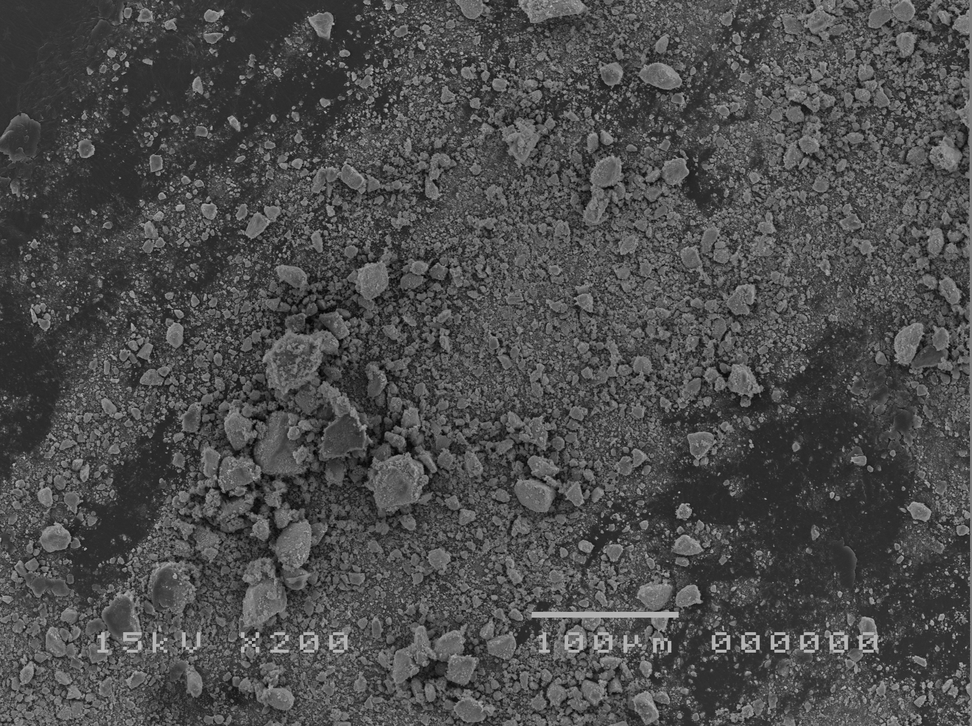
#> input picture image-GSD/sample.bmp, 972 x 726 px, shrunk from 2000 x 1494 before the run
$ python image-GSD.py
#> lines starting #> are read from the running program, lines starting #| are printed output that depends on the picture; after the words box and inside, x2 and y2 are one past the last pixel; in counts of white or black regions, pixels touching at a corner belong together
import os
import cv2
import numpy as np
import scipy.ndimage as ndimage
import pandas as pd
import matplotlib.pyplot as plt

file_path = input('Enter filepath : ')
#> the answer given: sample.bmp
# like... 'sample.bmp' or 'C:\Users\...\sample.bmp'
basename = os.path.splitext(os.path.basename(file_path))[0]

print('Reading...')
img = cv2.imread(file_path, 1)
#> img is the input picture: shape (726, 972, 3); min 0, max 199, mean 76.4
h, w, c = img.shape
#> h = 726; w = 972; c = 3
scale = 3
img_resize = cv2.resize(img, (w * scale, h * scale))

print('Processing...')
img_gray = cv2.cvtColor(img_resize, cv2.COLOR_BGR2GRAY)
img_blur = cv2.GaussianBlur(img_gray, (5, 5), 0)
r, dst = cv2.threshold(img_blur, 0, 255, cv2.THRESH_BINARY + cv2.THRESH_OTSU)
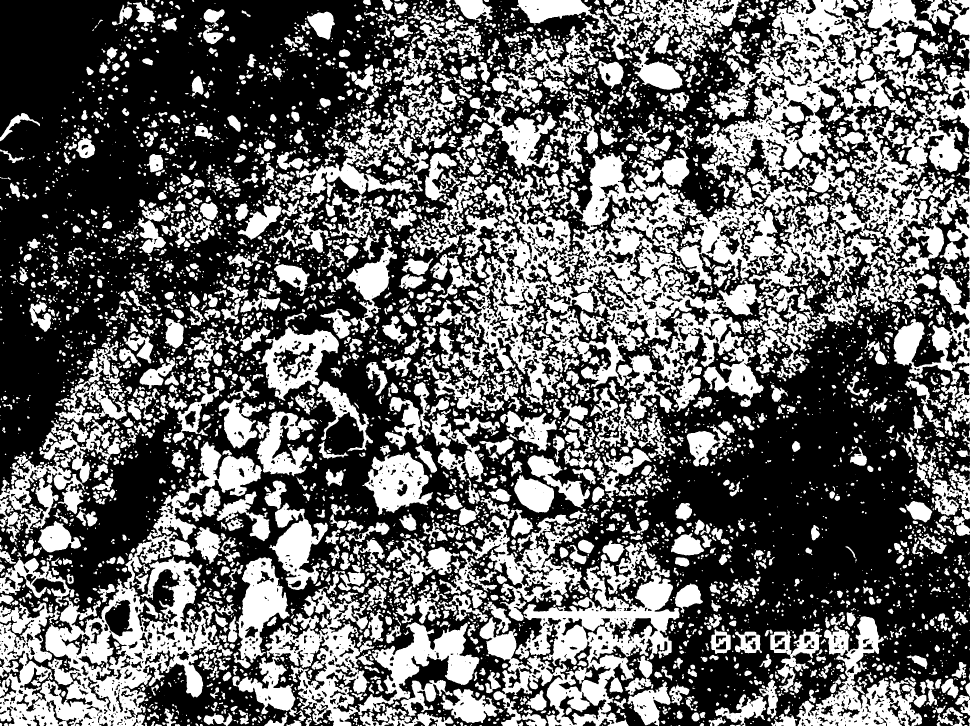
#> dst: shape (2178, 2916) (shown at 1/3 size); 40.5% white; 5866 white regions (2292 under 20 px), largest, box (x1, y1, x2, y2) and area: (1681, 0, 2916, 2178) 557534, (0, 1325, 787, 2178) 183880, (1439, 1627, 2039, 2178) 119219
#> r = 80
kernel = np.ones((3, 3), np.uint8)
dst = cv2.dilate(dst, kernel, iterations=1)
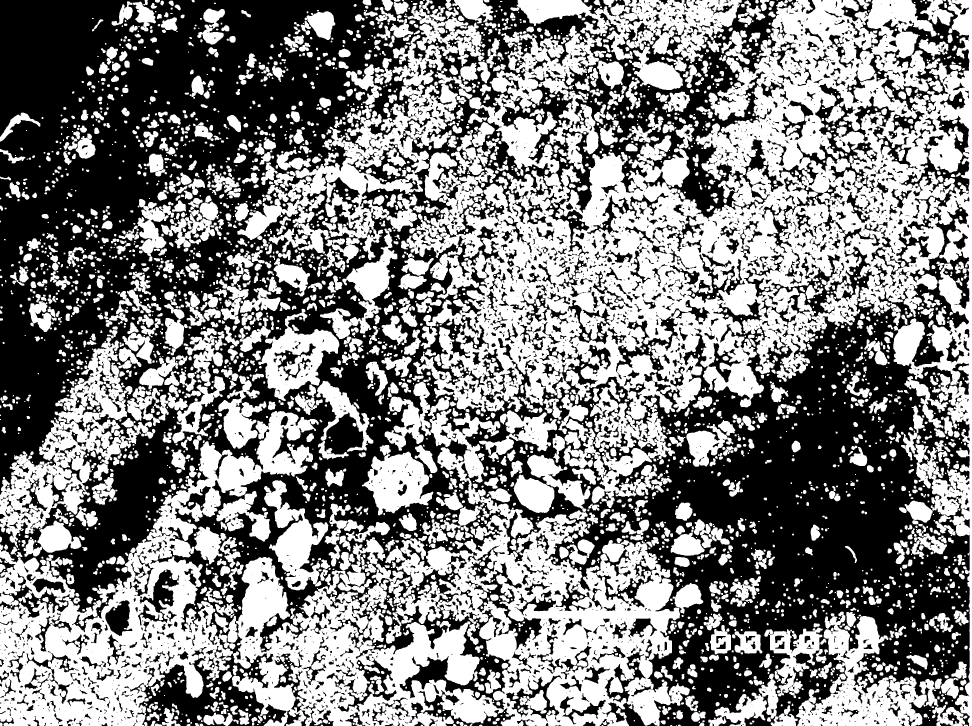
#> dst: shape (2178, 2916) (shown at 1/3 size); 50.8% white; 2968 black regions (1711 under 20 px)
cv2.imwrite(basename + '_thresholds.jpg', dst)

print('Detecting boundaries...')
contours, _ = cv2.findContours(dst.astype(
    np.uint8), cv2.RETR_TREE, cv2.CHAIN_APPROX_SIMPLE)
#> contours = 8097 contours, 3686 with area under 20; largest, box (x1, y1, x2, y2) and area: (1203, 0, 2916, 2178) 1261822, (644, 1145, 2069, 2178) 625586, (0, 1233, 956, 2178) 293424, (712, 3, 1451, 790) 135620, (0, 1012, 397, 1643) 94000
img_contour = cv2.drawContours(img_resize, contours, -1, (0, 0, 255), 1)
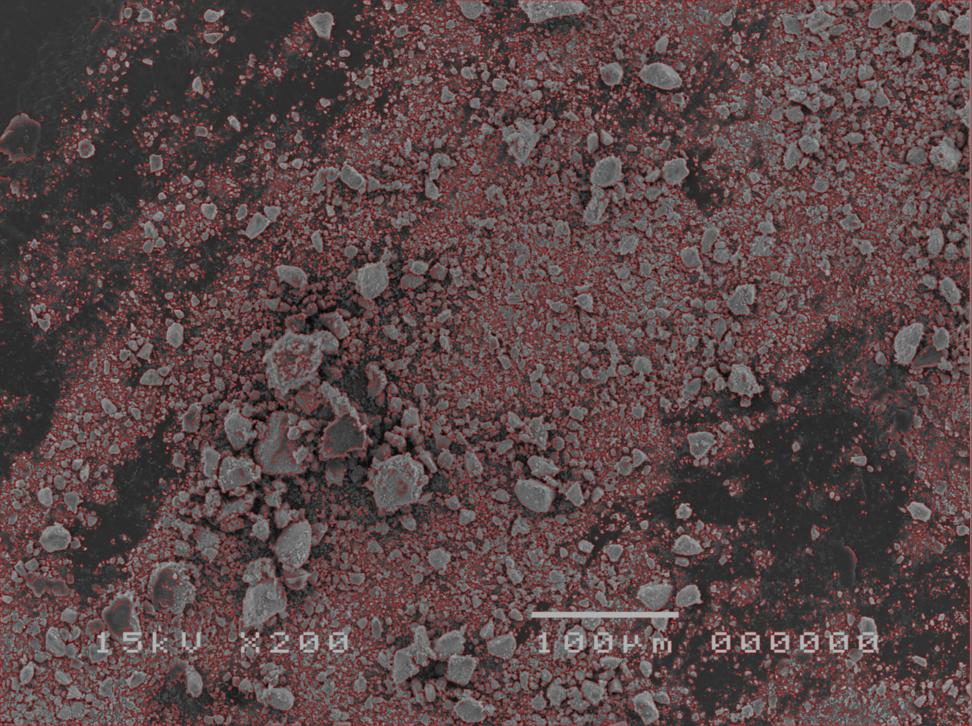
#> img_contour: shape (2178, 2916, 3) (shown at 1/3 size); mean B, G, R 71, 71, 89.6
cv2.imwrite(basename + '_counter.jpg', img_contour)

print('Calculating area...')
Areas = []
with open(basename + '_data.csv', 'w') as f:
    for i, contour in enumerate(contours):
        area = cv2.contourArea(contour)  # pixel
        Areas.append(area)
        M = cv2.moments(contour)
        cx = int(M["m10"] / M["m00"])
        cy = int(M["m01"] / M["m00"])
        perimeter = cv2.arcLength(contours[i], True)
        img2 = cv2.drawContours(img_resize, contours, i, (0, 0, 255), 3)
        cv2.putText(img2, str('{:.1f}'.format(area)), (cx, cy),
                    cv2.FONT_HERSHEY_PLAIN,
                    3,
                    (0, 0, 0),
                    2,
                    cv2.LINE_AA)
        if i == (len(contours)-1):
            img2_resize = cv2.resize(img2, (w, h))
            cv2.imwrite(basename + '_' + str(i) + '.jpg', img2_resize)
        if i == 0:
            my_columns_list = [
                'ID', 'Area', 'x_center_of_gravity', 'y_center_of_gravity', 'Perimeter']
            my_columns_str = ','.join(my_columns_list)
            f.write(my_columns_str + '\n')
        else:
            my_data_list = [str(i), str(area), str(cx),
                            str(cy), str(perimeter)]
            my_data_str = ','.join(my_data_list)
            f.write(my_data_str + '\n')
#> this loop made 8097 passes
#> (area, cx, cy, perimeter, my_data_list) on passes 6, 7, 8, 9, 12, 14, 15, 16: (31, 2897, 2175, 26.83, ['5', '31.0', '2897', '2175', '26.82842707633972']), (20, 2037, 2175, 18.83, ['6', '20.0', '2037', '2175', '18.82842707633972']), (22.5, 1441, 2175, 22.24, ['7', '22.5', '1441', '2175', '22.242640614509583']), (24.5, 1396, 2175, 22.24, ['8', '24.5', '1396', '2175', '22.242640614509583']), (36.5, 1363, 2174, 25.07, ['11', '36.5', '1363', '2174', '25.071067690849304']), (44.5, 565, 2174, 28.24, ['13', '44.5', '565', '2174', '28.242640614509583']), (27.5, 1412, 2174, 21.9, ['14', '27.5', '1412', '2174', '21.899494647979736']), (54.5, 603, 2174, 30.24, ['15', '54.5', '603', '2174', '30.242640614509583'])
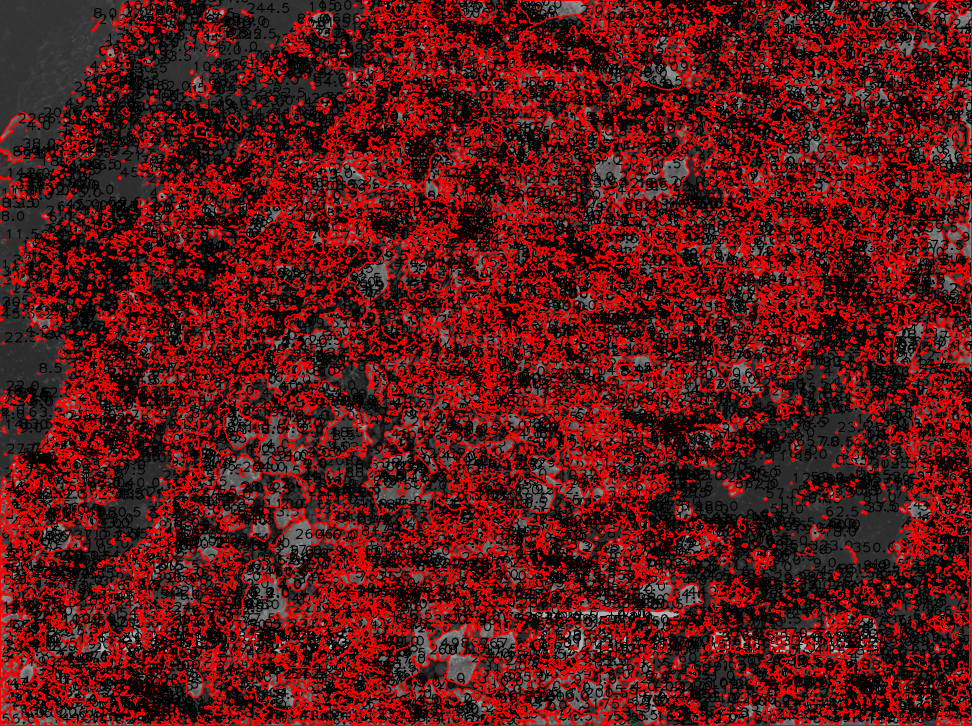
#> img2: shape (2178, 2916, 3) (shown at 1/3 size); mean B, G, R 23.2, 23.2, 91.2
#> after the loop, Areas = 8097 values, max 1261822 at index 5969, min 2 at index 0, mean 514.3

Area_sum = sum(Areas)
#> Area_sum = 4164234.5

print('Exporting data...')
df = pd.read_csv(basename + '_data.csv')
df[r'Area[%]'] = df['Area'] / Area_sum * 100
df.to_csv(basename + '_data_2.csv')

print('Drawing graph...')
radius = list(map(lambda x: (x / 3.1415) ** 0.5 * 2 / 9, Areas))
#> radius = 8097 values, max 140.8 at index 5969, min 0.177 at index 0, mean 1.08
fig = plt.figure()
ax = fig.add_subplot(1, 1, 1)
ax.hist(radius, bins=60, range=(0, 12), log=True)
ax.set_title('Grain Size Distribution')
ax.set_xlabel('Diameter [μm]')
ax.set_ylabel('Freq [counts]')

fig.savefig(basename + '_result.png', dpi=600)
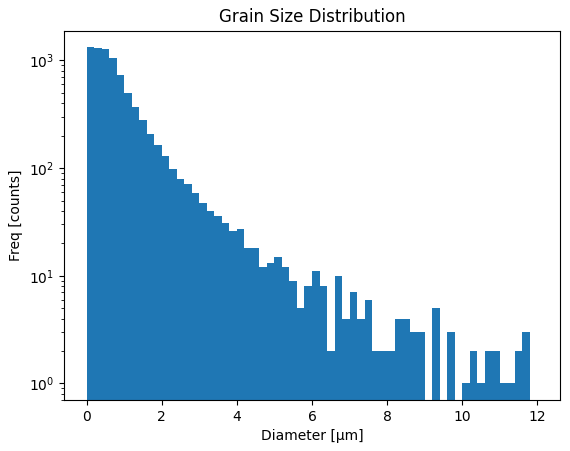
#> figure drawn by matplotlib, 1 panel; tallest bar 1323 high, from x = -1.39e-17 to 0.2

print('Done.')
